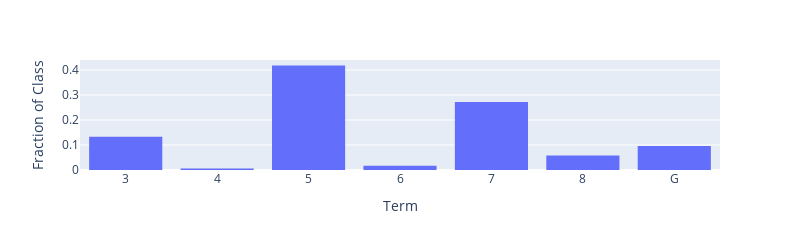

Notebook code cell kept with this figure:
### Markdown cell above
### What year are you?

### Code cell
fig = px.histogram(majors['Terms in Attendance'].sort_values(),
                   histnorm='probability')

fig.update_layout(showlegend=False,
                  xaxis_title="Term",
                  yaxis_title="Fraction of Class",
                  autosize=False, 
                  width=800, 
                  height=250)

### Figure 1 — Plotly figure (JSON) as saved in the notebook; plotly's stock layout.template omitted (floating-point values rounded to 4 significant figures; data arrays with more than 128 entries replaced by an {"elided": "..."} marker saying what was removed)
{"data": [{"alignmentgroup": "True", "bingroup": "x", "histnorm": "probability", "hovertemplate": "variable=Terms in Attendance<br>value=%{x}<br>probability=%{y}<extra></extra>", "legendgroup": "Terms in Attendance", "marker": {"color": "#636efa", "pattern": {"shape": ""}}, "name": "Terms in Attendance", "offsetgroup": "Terms in Attendance", "orientation": "v", "showlegend": true, "type": "histogram", "x": {"elided": "1290 str values"}, "xaxis": "x", "yaxis": "y"}], "layout": {"autosize": false, "barmode": "relative", "height": 250, "legend": {"title": {"text": "variable"}, "tracegroupgap": 0}, "margin": {"t": 60}, "showlegend": false, "width": 800, "xaxis": {"anchor": "y", "autorange": true, "domain": [0, 1], "range": [-0.5, 6.5], "title": {"text": "Term"}, "type": "category"}, "yaxis": {"anchor": "x", "autorange": true, "domain": [0, 1], "range": [0, 0.4398], "title": {"text": "Fraction of Class"}}}}
